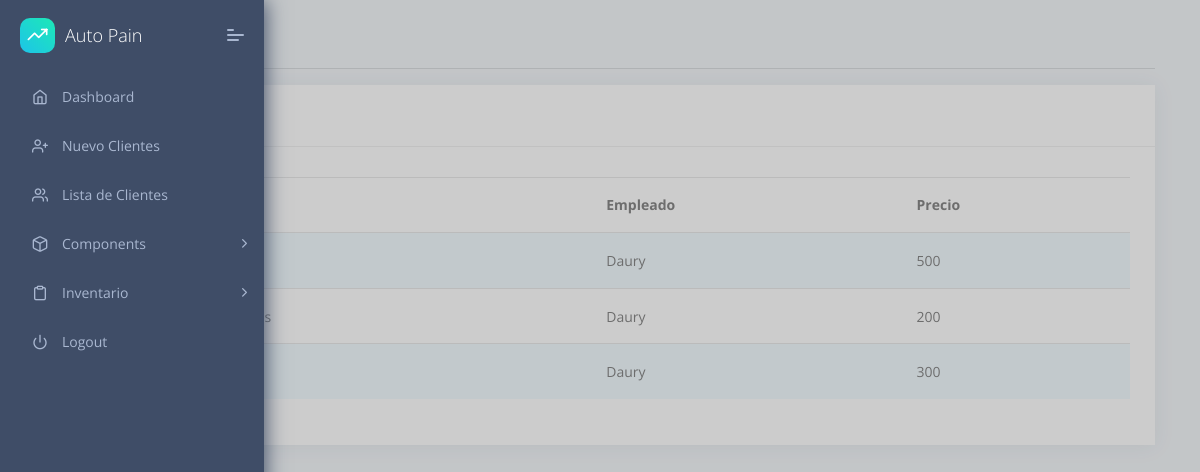
/asignacion/1/servicio/1, run on the app's committed database.
### src/models/Asignacion.py (models this page shows)
class Asignacion(db.Model):
    __tablename__ = 'asignaciones'
    id = db.Column(db.Integer, primary_key=True)
    precio = db.Column(db.Integer)
    empleado_id = db.Column(db.Integer, db.ForeignKey("empleados.id"))
    empleados = relationship("Empleado", back_populates="asignaciones")
    trabajo_id = db.Column(db.Integer, db.ForeignKey("trabajos.id"))
    trabajos = relationship("Trabajo", back_populates="asignaciones")
    trabajoprecio_id = db.Column(db.Integer, db.ForeignKey("trabajoprecios.id"))
    trabajoprecios = relationship("TrabajoPrecio", back_populates="asignaciones")
    serviciopieza_id = db.Column(db.Integer, db.ForeignKey("serviciopiezas.id"))
    serviciopiezas = relationship("Serviciopieza", back_populates="asignaciones")
    servicio_id = db.Column(db.Integer, db.ForeignKey("servicios.id"))
    servicios = relationship("Servicio", back_populates="asignaciones")
    created = db.Column(db.DateTime, nullable=False, default=datetime.utcnow)
    status = db.Column(db.Boolean, unique=False, default=True)

### src/models/Empleados.py (models this page shows, shortened)
class Empleado(db.Model):
    __tablename__ = "empleados"
    id = db.Column(db.Integer, primary_key=True)
    name = db.Column(db.String(50), nullable=False)
    lastname = db.Column(db.String(50), nullable=False)
    telefono = db.Column(db.String(50), nullable=False, unique=True)
    telefonocasa = db.Column(db.String(50), nullable=False, unique=True)
    cedula = db.Column(db.String(50), unique=True)
    correo = db.Column(db.String(50), unique=True)
    foto = db.Column(db.Text, nullable=False)
    nacimiento = db.Column(db.String(50))
    asignaciones = relationship("Asignacion", back_populates="empleados")
    historialventas = relationship("HistorialVentas", back_populates="empleados")
    created = db.Column(db.DateTime, nullable=False, default=datetime.utcnow)
    status = db.Column(db.Boolean, unique=False, default=True)

### src/models/Trabajos.py (models this page shows)
class TrabajoPrecio(db.Model):
    __tablename__ = "trabajoprecios"
    id = db.Column(db.Integer, primary_key=True)
    precio = db.Column(db.Integer, nullable=False)
    trabajo_id = db.Column(db.Integer, db.ForeignKey("trabajos.id"))
    trabajos = relationship("Trabajo", back_populates="trabajoprecios")
    asignaciones = relationship("Asignacion", back_populates='trabajoprecios')
    created = db.Column(db.DateTime, nullable=False, default=datetime.utcnow)
    status = db.Column(db.Boolean, unique=False, default=True)

### src/views/asignacion.py (the view)
@asignacion.route('/<int:serviciopieza_id>/servicio/<int:servicio_id>')
def index(serviciopieza_id, servicio_id):
    asignacionpieza = Asignacion.query.filter_by(
        serviciopieza_id=serviciopieza_id, servicio_id=servicio_id).first()
    asignacionpiezas = Asignacion.query.filter_by(
        serviciopieza_id=serviciopieza_id, servicio_id=servicio_id).all()
    return render_template('/servicios/asignacion.html', asignacionpiezas=asignacionpiezas, asignacionpieza=asignacionpieza)

### src/templates/servicios/asignacion.html (shortened to what this page needs)
{% extends "layouts/base.html" %} {% block title %} UI Forms {% endblock %}
{% block stylesheets %}{% endblock stylesheets %} {% block content %}
<div class="pcoded-content">
  <div class="pcoded-inner-content">
    <div class="main-body">
      <div class="page-wrapper">
        <div class="row">
          <div class="col">
            <div class="col-sm-12">
              <h5 class="mb-3">Lista de trabajos</h5>
              <hr />
              <div class="accordion">
                <div class="card">
                  <div class="card-header">
                    <h5 class="mb-0">
                    </h5>
                  </div>
                  <div class="card-block table-border-style">
                    <div class="table-responsive">
                      <table class="table table-striped">
                        <thead>
                          <tr>
                            <th>Trabajos</th>
                            <th>Empleado</th>
                            <th>Precio</th>
                          </tr>
                        </thead>
                        <tbody>
                          {% for asignaciones in asignacionpiezas %}
                          <tr>
                            <td >
                            </td>
                            <td>
                                {{ asignaciones.empleados.name }}
                            </td>
                            <td>
                                {{ asignaciones.trabajoprecios.precio}}
                            </td>
                          </tr>
                          {% endfor %}
                        </tbody>
                      </table>
                    </div>
                  </div>
                </div>
              </div>
            </div>
          </div>
        </div>
      </div>
    </div>
  </div>
</div>
{% endblock content %}

### data on the page
Asignacion: empleados.name "Daury", trabajoprecios.precio "500"
Asignacion: empleados.name "Daury", trabajoprecios.precio "200"
Asignacion: empleados.name "Daury", trabajoprecios.precio "300"
